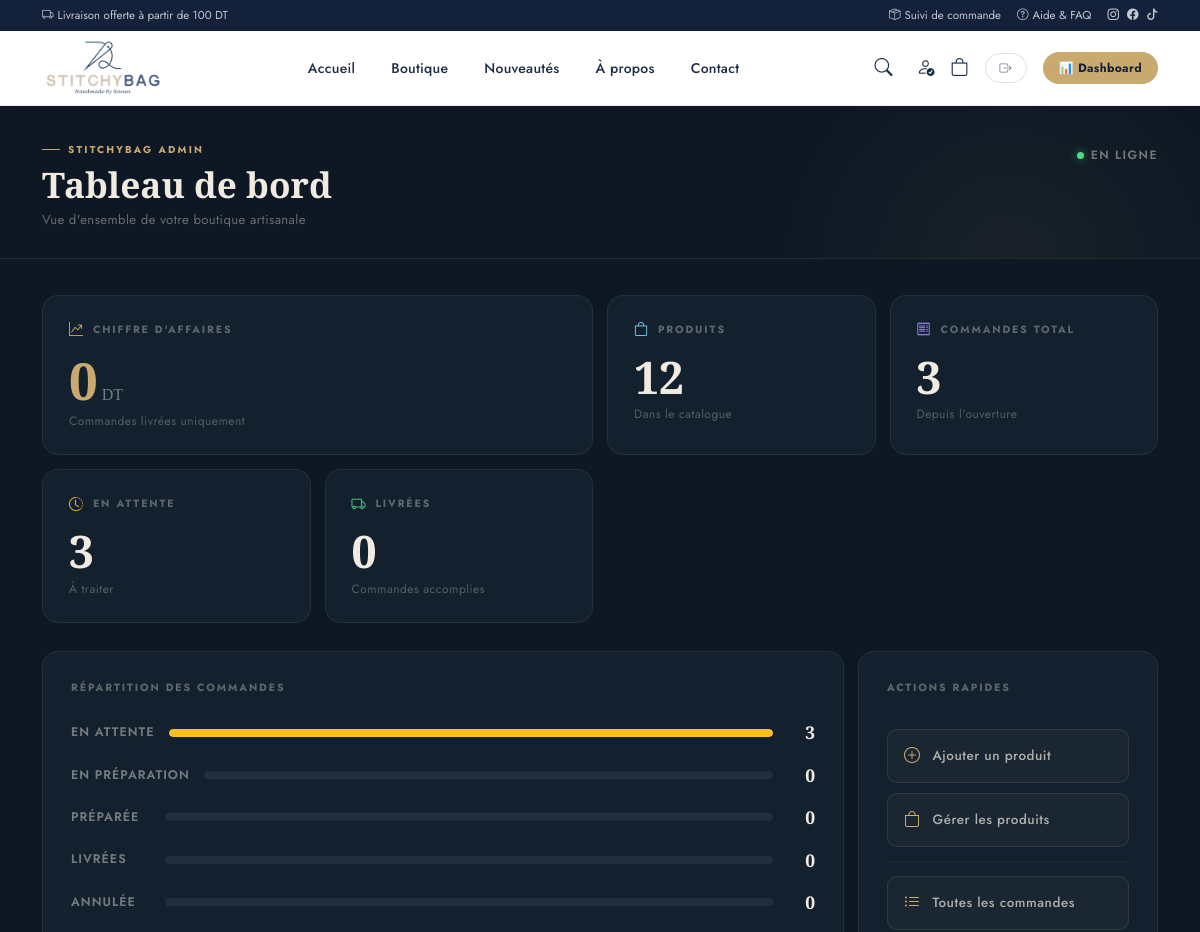
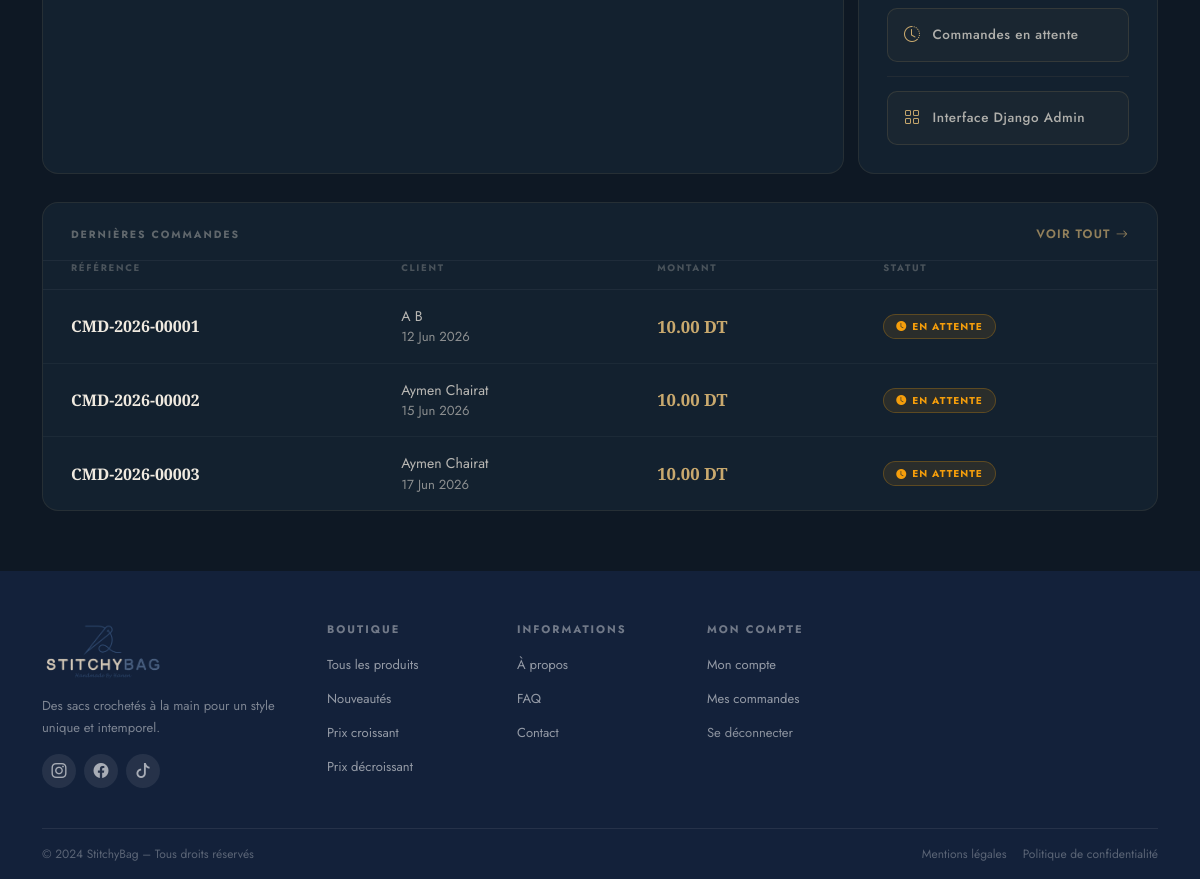
The app's page /dashboard/ (signed in), older data (2 pictures, top to bottom).
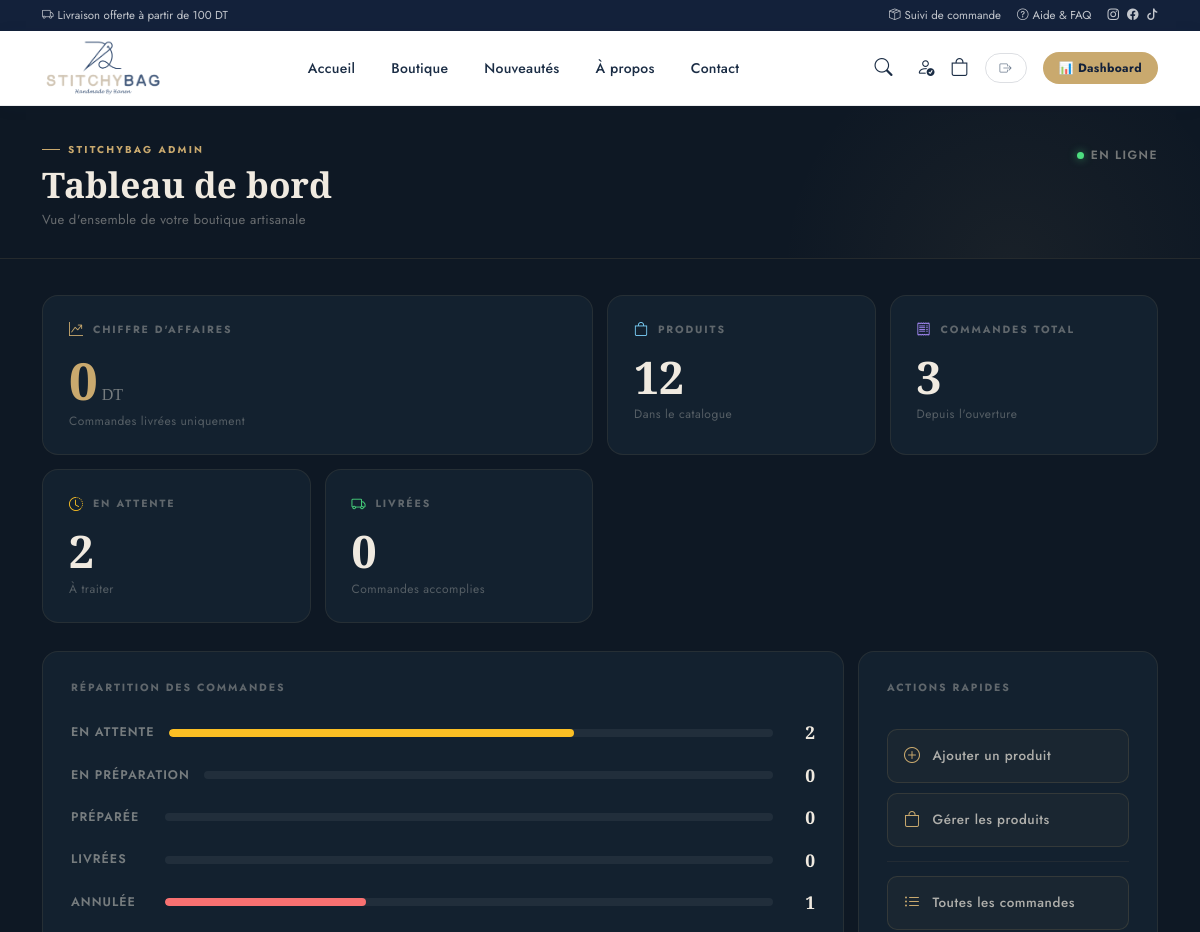
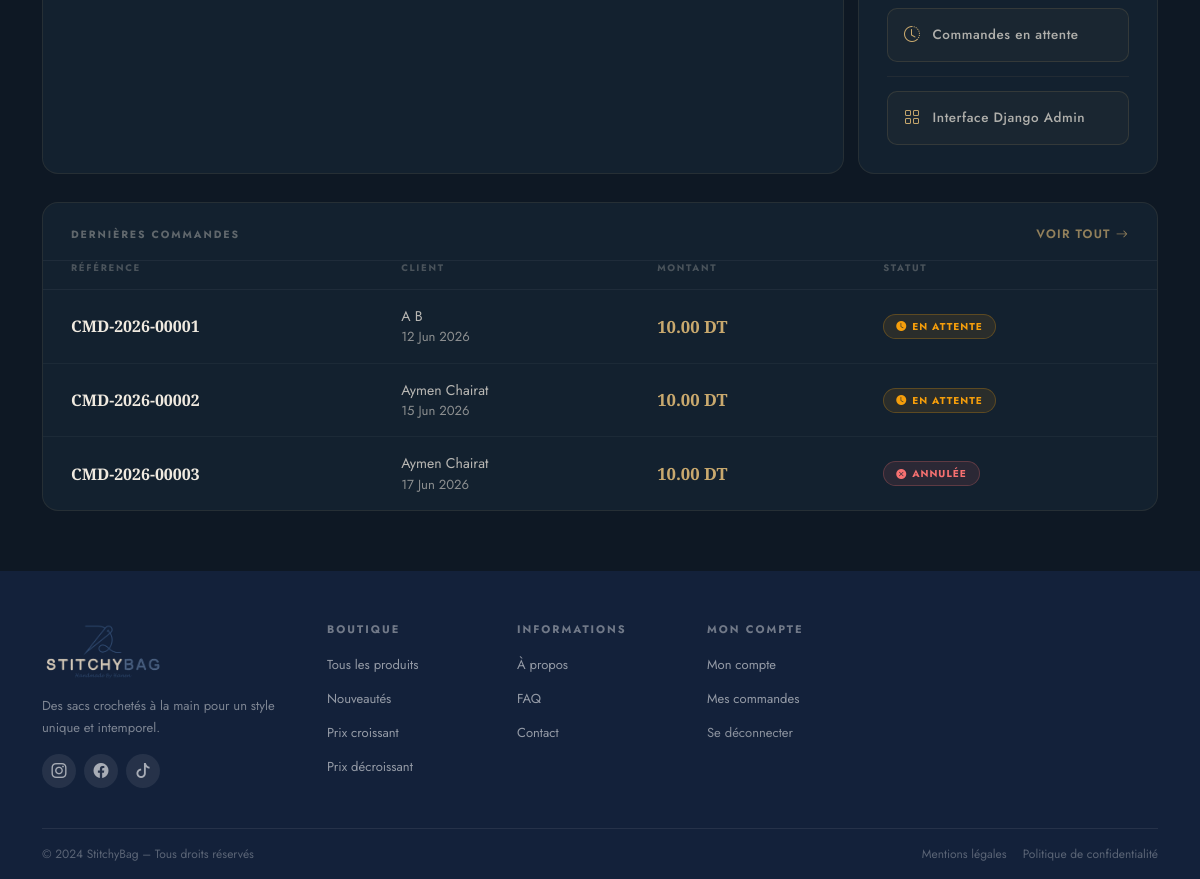
The same page, newer data (2 pictures, top to bottom).
### shop/models.py (models this page shows, shortened)
class Order(models.Model):
    reference = models.CharField(
        max_length=20,
        unique=True,
        blank=True
    )
    user = models.ForeignKey(
    User,
    on_delete=models.CASCADE,
    null=True,
    blank=True
)
    first_name = models.CharField(max_length=100)
    last_name = models.CharField(max_length=100)
    phone = models.CharField(max_length=20)
    address = models.TextField()
    city = models.CharField(max_length=100)
    comment = models.TextField(blank=True, default="")
    total_price = models.DecimalField(
        max_digits=10,
        decimal_places=2,
        default=0
    )
    status = models.CharField(
        max_length=20,
        choices=OrderStatus.choices,
        default=OrderStatus.PENDING
    )
    created_at = models.DateTimeField(
        auto_now_add=True
    )

### shop/views.py (the view)
@staff_member_required
def dashboard(request):
    total_products = Product.objects.count()
    total_orders = Order.objects.count()
    pending_orders = Order.objects.filter(
        status='pending'
    ).count()
    preparing_orders = Order.objects.filter(
        status='preparing'
    ).count()
    ready_orders = Order.objects.filter(
        status='ready'
    ).count()
    delivered_orders = Order.objects.filter(
        status='delivered'
    ).count()
    canceled_orders = Order.objects.filter(
        status='canceled'
    ).count()
    revenue = (
        Order.objects.filter(
            status='delivered'
        ).aggregate(
            total=Sum('total_price')
        )['total']
        or 0
    )
    recent_orders = Order.objects.all()[:10]
    context = {
        "total_products": total_products,
        "total_orders": total_orders,
        "pending_orders": pending_orders,
        "preparing_orders": preparing_orders,
        "ready_orders": ready_orders,
        "delivered_orders": delivered_orders,
        "canceled_orders": canceled_orders,
        "revenue": revenue,
        "recent_orders": recent_orders,
    }
    return render(
        request,
        "dashboard/dashboard.html",
        context
    )

### templates/dashboard/dashboard.html (shortened to what this page needs)
{% extends 'base.html' %}
{% load static %}
{% block content %}
<div class="dash-wrap">
  <div class="dash-header">
    <div class="container">
      <div class="d-flex justify-content-between align-items-start flex-wrap gap-3">
        <div>
          <div class="dash-eyebrow">StitchyBag Admin</div>
          <h1 class="dash-title">Tableau de bord</h1>
          <p class="dash-subtitle">Vue d'ensemble de votre boutique artisanale</p>
        </div>
        <div class="d-flex align-items-center gap-3 pt-1">
          <span class="dash-live-dot">En ligne</span>
        </div>
      </div>
    </div>
  </div>
  <div class="container">
    <div class="dash-kpis">
      <div class="kpi-card kpi-revenue" style="grid-column: span 2; --kpi-accent:#C9A96E;">
        <div class="kpi-label"><i class="bi bi-graph-up-arrow"></i>Chiffre d'affaires</div>
        <div class="kpi-num">{{ revenue }}<span class="kpi-num-unit">DT</span></div>
        <div class="kpi-sub">Commandes livrées uniquement</div>
      </div>
      <div class="kpi-card" style="--kpi-accent:#7dd3fc;">
        <div class="kpi-label"><i class="bi bi-bag"></i>Produits</div>
        <div class="kpi-num">{{ total_products }}</div>
        <div class="kpi-sub">Dans le catalogue</div>
      </div>
      <div class="kpi-card" style="--kpi-accent:#a78bfa;">
        <div class="kpi-label"><i class="bi bi-receipt"></i>Commandes total</div>
        <div class="kpi-num">{{ total_orders }}</div>
        <div class="kpi-sub">Depuis l'ouverture</div>
      </div>
      <div class="kpi-card" style="--kpi-accent:#fbbf24;">
        <div class="kpi-label"><i class="bi bi-clock-history"></i>En attente</div>
        <div class="kpi-num">{{ pending_orders }}</div>
        <div class="kpi-sub">À traiter</div>
      </div>
      <div class="kpi-card" style="--kpi-accent:#4ade80;">
        <div class="kpi-label"><i class="bi bi-truck"></i>Livrées</div>
        <div class="kpi-num">{{ delivered_orders }}</div>
        <div class="kpi-sub">Commandes accomplies</div>
      </div>
    </div>
    <div class="dash-mid">
      <div class="dash-chart-card">
        <div class="dash-card-heading">
          <span>Répartition des commandes</span>
        </div>
        <div class="dash-bar-group">
          <div class="dash-bar-row">
            <span class="dash-bar-label">En attente</span>
            <div class="dash-bar-track">
              <div class="dash-bar-fill" style="width:{% if total_orders > 0 %}{% widthratio pending_orders total_orders 100 %}{% else %}0{% endif %}%;background:#fbbf24;"></div>
            </div>
            <span class="dash-bar-val">{{ pending_orders }}</span>
          </div>
          <div class="dash-bar-row">
            <span class="dash-bar-label">En préparation</span>
            <div class="dash-bar-track">
            </div>
            <span class="dash-bar-val">{{ preparing_orders }}</span>
          </div>
          <div class="dash-bar-row">
            <span class="dash-bar-label">Préparée</span>
            <div class="dash-bar-track">
            </div>
            <span class="dash-bar-val">{{ ready_orders }}</span>
          </div>
          <div class="dash-bar-row">
            <span class="dash-bar-label">Livrées</span>
            <div class="dash-bar-track">
            </div>
            <span class="dash-bar-val">{{ delivered_orders }}</span>
          </div>
          <div class="dash-bar-row">
            <span class="dash-bar-label">Annulée</span>
            <div class="dash-bar-track">
              <div class="dash-bar-fill" style="width:{% if total_orders > 0 %}{% widthratio canceled_orders total_orders 100 %}{% else %}0{% endif %}%;background:#f87171;"></div>
            </div>
            <span class="dash-bar-val">{{ canceled_orders }}</span>
          </div>
        </div>
      </div>
      <div class="dash-actions-card">
        <div class="dash-card-heading"><span>Actions rapides</span></div>
        <a href="/admin/shop/product/add/" class="dash-action-btn">
          <i class="bi bi-plus-circle"></i>
          Ajouter un produit
        </a>
        <a href="/admin/shop/product/" class="dash-action-btn">
          <i class="bi bi-bag"></i>
          Gérer les produits
        </a>
        <div class="dash-action-sep"></div>
        <a href="/admin/shop/order/" class="dash-action-btn">
          <i class="bi bi-list-ul"></i>
          Toutes les commandes
        </a>
        <a href="/admin/shop/order/?status__exact=pending" class="dash-action-btn">
          <i class="bi bi-clock-history"></i>
          Commandes en attente
        </a>
        <div class="dash-action-sep"></div>
        <a href="/admin/" class="dash-action-btn">
          <i class="bi bi-grid"></i>
          Interface Django Admin
        </a>
      </div>
    </div>
    <div class="dash-table-card">
      <div class="dash-table-head">
        <div class="dash-card-heading" style="margin:0;">
          <span>Dernières commandes</span>
        </div>
        <a href="/admin/shop/order/" style="font-size:.76rem;font-weight:600;letter-spacing:.1em;text-transform:uppercase;color:#C9A96E;text-decoration:none;opacity:.7;transition:opacity .2s;" onmouseover="this.style.opacity=1" onmouseout="this.style.opacity=.7">
          Voir tout <i class="bi bi-arrow-right"></i>
        </a>
      </div>
      {% if recent_orders %}
      <table class="dash-table">
        <thead>
          <tr>
            <th>Référence</th>
            <th>Client</th>
            <th>Montant</th>
            <th>Statut</th>
          </tr>
        </thead>
        <tbody>
          {% for order in recent_orders %}
          <tr>
            <td>
              <a href="/admin/shop/order/{{ order.id }}/change/" style="text-decoration:none;">
                <span class="dash-ref">{{ order.reference }}</span>
              </a>
            </td>
            <td>
              <div style="color:rgba(240,234,224,.75);font-size:.88rem;">{{ order.first_name }} {{ order.last_name }}</div>
              <div class="dash-client">{{ order.created_at|date:"d M Y" }}</div>
            </td>
            <td><span class="dash-amount">{{ order.total_price }} DT</span></td>
            <td>
              {% if order.status == 'delivered' %}
              <span class="dash-badge dash-badge-delivered"><i class="bi bi-check-circle-fill"></i>{{ order.get_status_display }}</span>
              {% elif order.status == 'pending' %}
              <span class="dash-badge dash-badge-pending"><i class="bi bi-clock-fill"></i>{{ order.get_status_display }}</span>
              {% else %}
              <span class="dash-badge dash-badge-canceled"><i class="bi bi-x-circle-fill"></i>{{ order.get_status_display }}</span>
              {% endif %}
            </td>
          </tr>
          {% endfor %}
        </tbody>
      </table>
      {% else %}
      <div class="dash-empty">
        <i class="bi bi-inbox" style="font-size:2rem;display:block;margin-bottom:12px;"></i>
        Aucune commande pour l'instant.
      </div>
      {% endif %}
    </div>
  </div>
</div>
{% endblock %}

Row changes from the older to the newer data that the page shows:
changed Order: status "EN ATTENTE" → "ANNULÉE"
Text that changed along with them:
{{ pending_orders }}: "3" → "2"
{{ canceled_orders }}: "0" → "1"
